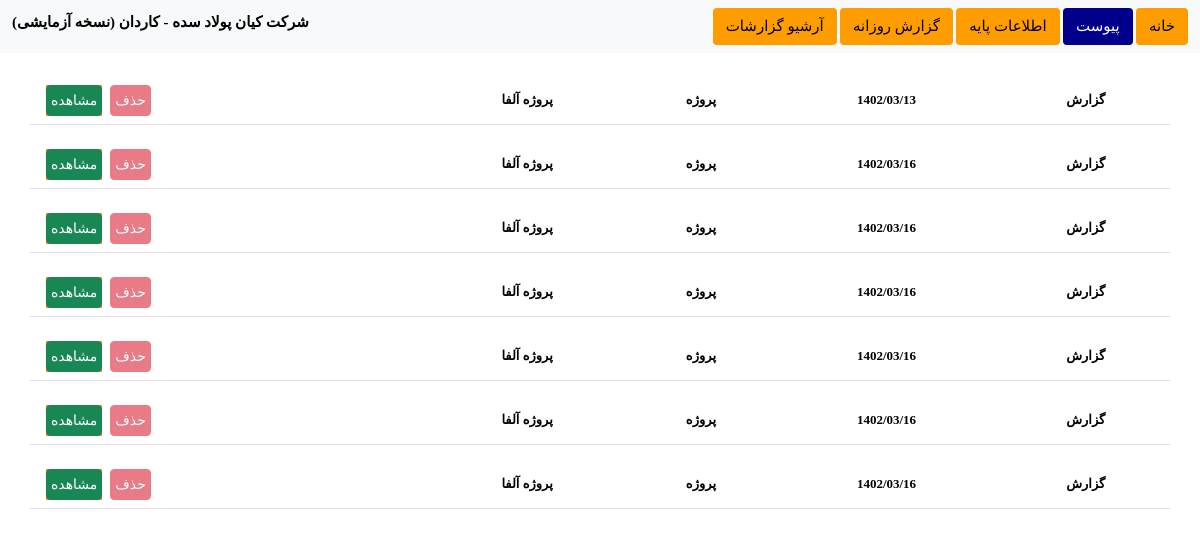
/home/daily-reports/, run on an earlier commit of the app's database.
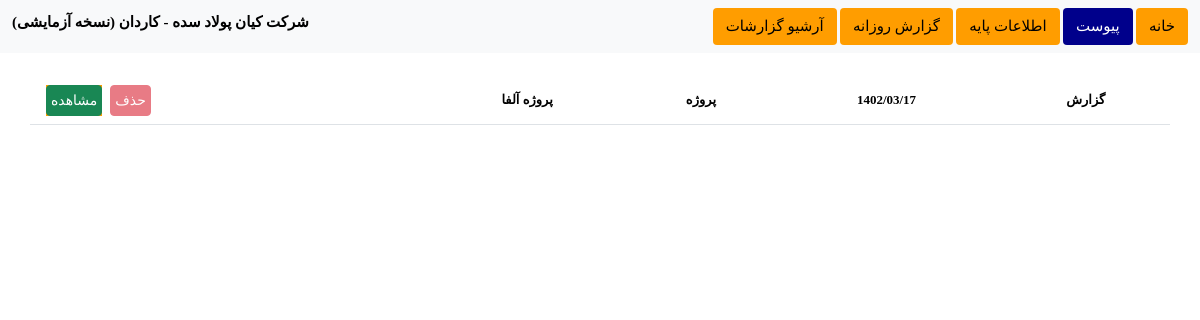
And on a later commit of the database.
### automation/models.py (models this page shows, shortened)
class DailyReport(models.Model):
    project_name = models.CharField(max_length=250, default="Automation Project")
    employer = models.CharField(max_length=250, default="Default Employer")
    employee = models.CharField(max_length=250, default="Default Employee")
    contract_number = models.CharField(max_length=15,
                                       validators=[RegexValidator(r'^\d{1,10}$', 'Enter a valid number.')],
                                       default="123456789")
    date = models.DateTimeField(default=jdatetime.datetime.now().strftime("%Y-%m-%d %H:%M:%S"))
    weekday = models.IntegerField(choices=WEEKDAY_CHOICES, default=datetime.now().weekday())
    positions = models.ManyToManyField(Position, through='PositionCount')
    countPositions = models.IntegerField(default=0)
    professions = models.ManyToManyField(Profession, through='ProfessionCount')
    countProfessions = models.IntegerField(default=0)
    countPeople = models.IntegerField(default=0)
    machines = models.ManyToManyField(Machine, through='MachineCount')
    countActiveMachines = models.IntegerField(default=0)
    countInactiveMachines = models.IntegerField(default=0)
    countAllMachines = models.IntegerField(default=0)
    materials = models.ManyToManyField(Material, through='MaterialCount')
    contractors = models.ManyToManyField(Contractor, through='ContractorCount')
    countContractors = models.IntegerField(default=0)
    equipes = models.ManyToManyField(Equipe, through='EquipeCount')
    countEquipes = models.IntegerField(default=0)
    tasks = models.ManyToManyField(Task, through="TaskReport")
    deletable = models.BooleanField(default=1)
    def check_deletability(self):
        now = jdatetime.datetime.now()
        now = jdatetime.datetime(now.year, now.month, now.day,
                                 now.hour, now.minute, now.second,)
        date = jdatetime.datetime(self.date.year, self.date.month, self.date.day,
                                  self.date.hour, self.date.minute, self.date.second,)
        bound = jdatetime.timedelta(0, 0, 1, 0, 0, 0,)
        if now - date < bound:
            self.deletable = 0
            self.save()
        else:
            self.deletable = 1
            self.save()

### automation/views.py (the view)
# urls.py: path("home/daily-reports/", reports_daily),
def reports_daily(request):
    reports = DailyReport.objects.all()
    for report in reports:
        report.check_deletability()
    context = {
        "reports": reports,
    }
    return render(request, "reports-list.html", context=context)

### automation/templates/automation/reports-list.html (shortened to what this page needs)
{% extends "base.html" %}
{% block content %}
    <div class="container" style="margin-top: 2%">
        <div class="row">
            {% for report in reports %}
                    <table class="table" id="table-{{ report.id }}">
                        <thead class="">
                            <tr class="" style="">
                                <th class="text-centred">گزارش</th>
                                <th class="text-centred">{{ report.date|date:'Y/m/d' }}</th>
                                <th class="text-centred">پروژه</th>
                                <th class="text-centred">{{ report.project_name }}</th>
                                <th class="text-centred">
                                    <a style="float: left" href="{{ report.id }}" class="mx-2">
                                        <button type="button" class="btn btn-sm btn-success p-1 fs-18">مشاهده</button>
                                    </a>
                                    <a>
                                        <button id="{{ report.id }}" type="button" class="btn btn-sm btn-danger p-1 fs-18"
                                                disabled style="float: left" onclick="del_report('{{ report.id }}')">حذف</button>
                                    </a>
                                </th>
                            </tr>
                        </thead>
                    </table>
                {% endfor %}
        </div>
    </div>
{% endblock %}

### automation/templates/automation/base.html (shortened to what this page needs)
{% load static %}
<html lang="en" dir="rtl">
<head>
    <link rel="stylesheet" type="text/css" href="{% static 'css/myStyle.css' %}">
    {% load bootstrap5 %}
    {% bootstrap_css %}
</head>
<body>
<nav class="navbar navbar-light bg-light">
    <div class="container-fluid">
      <div>
          <a href="/#" class=""><button type="button" class="btn-color onhover" style="font-size: 15px">خانه</button></a>
          <a href="/home/" class=""><button type="button" class="btn-color onhover" style="font-size: 15px; background-color: darkblue; color: white" id="peyvast">پیوست</button></a>
          <a href="/home/add-base-data/"><button type="button" class=" btn-color onhover" style="font-size: 15px">اطلاعات پایه</button></a>
          <a href="/home/create-report/"><button type="button" class=" btn-color onhover" style="font-size: 15px">گزارش روزانه</button></a>
          <a href="/home/daily-reports/"><button type="button" class=" btn-color onhover" style="font-size: 15px">آرشیو گزارشات</button></a>
      </div>
      <h1 class="navbar-brand" style="font-size: 15px; font-weight: bold">شرکت کیان پولاد سده - کاردان (نسخه آزمایشی)</h1>
    </div>
</nav>
{% block content %}{% endblock %}
</body>
</html>

### static/css/myStyle.css (style rules this page uses)
html * { font-family: "B Nazanin"; font-size: 13px; font-weight: bold; }
thead * { font-family: "B Yekan"; font-weight: bold; font-size: 13px; background-color: #ff9d00; }
.btn-color { font-family: "B Yekan"; font-weight: normal; display: inline-block; color: black; text-align: center; text-decoration: none; vertical-align: middle; cursor: pointer; user-select: none; background-color: #ff9d00; border: 1px solid transparent; padding: 0.375rem 0.75rem; border-radius: 0.25rem; }
.text-centred { vertical-align: middle; text-align: center; }

What changed in the data, as far as the page shows it:
removed DailyReport: date "1402/03/13", project_name "پروژه آلفا"
removed DailyReport: date "1402/03/16", project_name "پروژه آلفا"
removed DailyReport: date "1402/03/16", project_name "پروژه آلفا"
removed DailyReport: date "1402/03/16", project_name "پروژه آلفا"
removed DailyReport: date "1402/03/16", project_name "پروژه آلفا"
removed DailyReport: date "1402/03/16", project_name "پروژه آلفا"
removed DailyReport: date "1402/03/16", project_name "پروژه آلفا"
added DailyReport: date "1402/03/17", project_name "پروژه آلفا"
